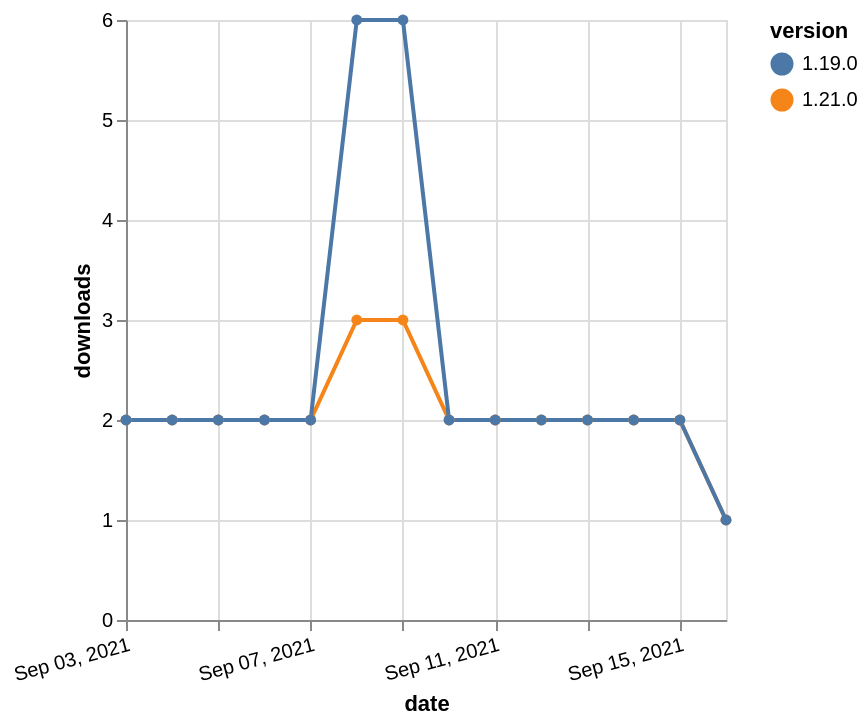

Write the Vega-Lite specification saved for this chart.
### Vega-Lite specification from a JSON file in a GitHub repository (floating-point values rounded to 4 significant figures)
{"$schema": "https://vega.github.io/schema/vega-lite/v5.json", "description": "A simple bar chart with embedded data.", "data": {"values": [{"date": "2021-09-03", "total": 4272, "delta": 2, "version": "1.21.0"}, {"date": "2021-09-04", "total": 4274, "delta": 2, "version": "1.21.0"}, {"date": "2021-09-05", "total": 4276, "delta": 2, "version": "1.21.0"}, {"date": "2021-09-06", "total": 4278, "delta": 2, "version": "1.21.0"}, {"date": "2021-09-07", "total": 4280, "delta": 2, "version": "1.21.0"}, {"date": "2021-09-08", "total": 4283, "delta": 3, "version": "1.21.0"}, {"date": "2021-09-09", "total": 4286, "delta": 3, "version": "1.21.0"}, {"date": "2021-09-10", "total": 4288, "delta": 2, "version": "1.21.0"}, {"date": "2021-09-11", "total": 4290, "delta": 2, "version": "1.21.0"}, {"date": "2021-09-12", "total": 4292, "delta": 2, "version": "1.21.0"}, {"date": "2021-09-13", "total": 4294, "delta": 2, "version": "1.21.0"}, {"date": "2021-09-14", "total": 4296, "delta": 2, "version": "1.21.0"}, {"date": "2021-09-15", "total": 4298, "delta": 2, "version": "1.21.0"}, {"date": "2021-09-16", "total": 4299, "delta": 1, "version": "1.21.0"}, {"date": "2021-09-03", "total": 9739, "delta": 2, "version": "1.19.0"}, {"date": "2021-09-04", "total": 9741, "delta": 2, "version": "1.19.0"}, {"date": "2021-09-05", "total": 9743, "delta": 2, "version": "1.19.0"}, {"date": "2021-09-06", "total": 9745, "delta": 2, "version": "1.19.0"}, {"date": "2021-09-07", "total": 9747, "delta": 2, "version": "1.19.0"}, {"date": "2021-09-08", "total": 9753, "delta": 6, "version": "1.19.0"}, {"date": "2021-09-09", "total": 9759, "delta": 6, "version": "1.19.0"}, {"date": "2021-09-10", "total": 9761, "delta": 2, "version": "1.19.0"}, {"date": "2021-09-11", "total": 9763, "delta": 2, "version": "1.19.0"}, {"date": "2021-09-12", "total": 9765, "delta": 2, "version": "1.19.0"}, {"date": "2021-09-13", "total": 9767, "delta": 2, "version": "1.19.0"}, {"date": "2021-09-14", "total": 9769, "delta": 2, "version": "1.19.0"}, {"date": "2021-09-15", "total": 9771, "delta": 2, "version": "1.19.0"}, {"date": "2021-09-16", "total": 9772, "delta": 1, "version": "1.19.0"}]}, "width": "container", "mark": {"type": "line", "point": {"filled": true}}, "encoding": {"x": {"field": "date", "type": "temporal", "timeUnit": "yearmonthdate", "title": "date", "axis": {"labelAngle": -15}}, "y": {"field": "delta", "type": "quantitative", "title": "downloads"}, "color": {"field": "version", "type": "nominal"}, "tooltip": {"field": "delta"}}}
